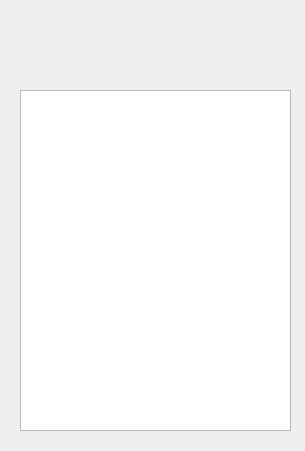
<?xml version="1.0" encoding="UTF-8"?>
<ui version="4.0">
 <class>tasklist</class>
 <widget class="QDialog" name="tasklist">
  <property name="geometry">
   <rect>
    <x>0</x>
    <y>0</y>
    <width>305</width>
    <height>451</height>
   </rect>
  </property>
  <property name="windowTitle">
   <string>Dialog</string>
  </property>
  <widget class="QListWidget" name="listWidget">
   <property name="geometry">
    <rect>
     <x>20</x>
     <y>90</y>
     <width>271</width>
     <height>341</height>
    </rect>
   </property>
  </widget>
 </widget>
 <resources/>
 <connections/>
</ui>
